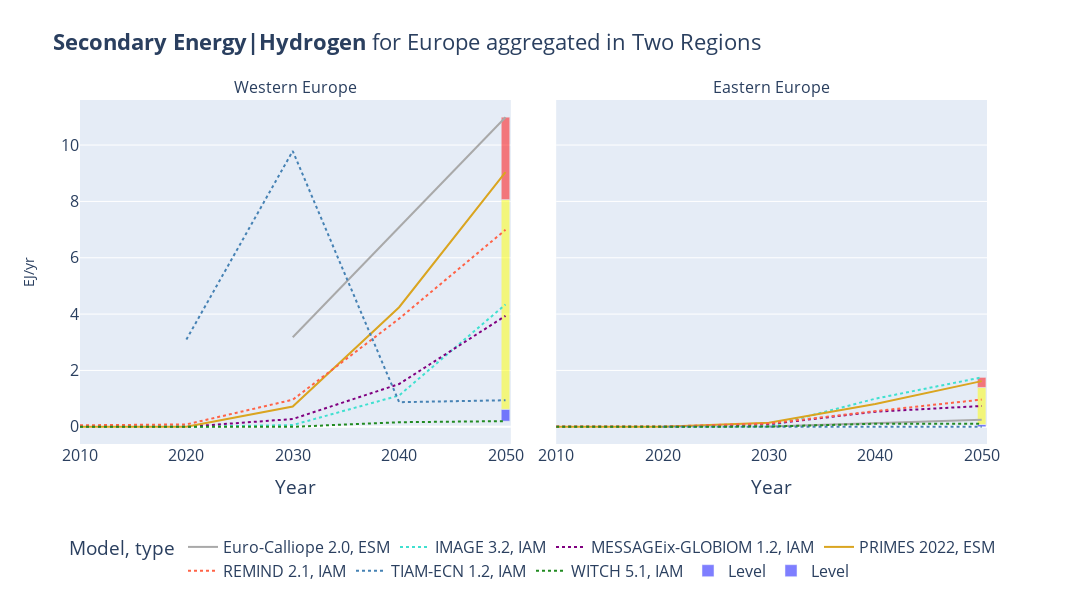
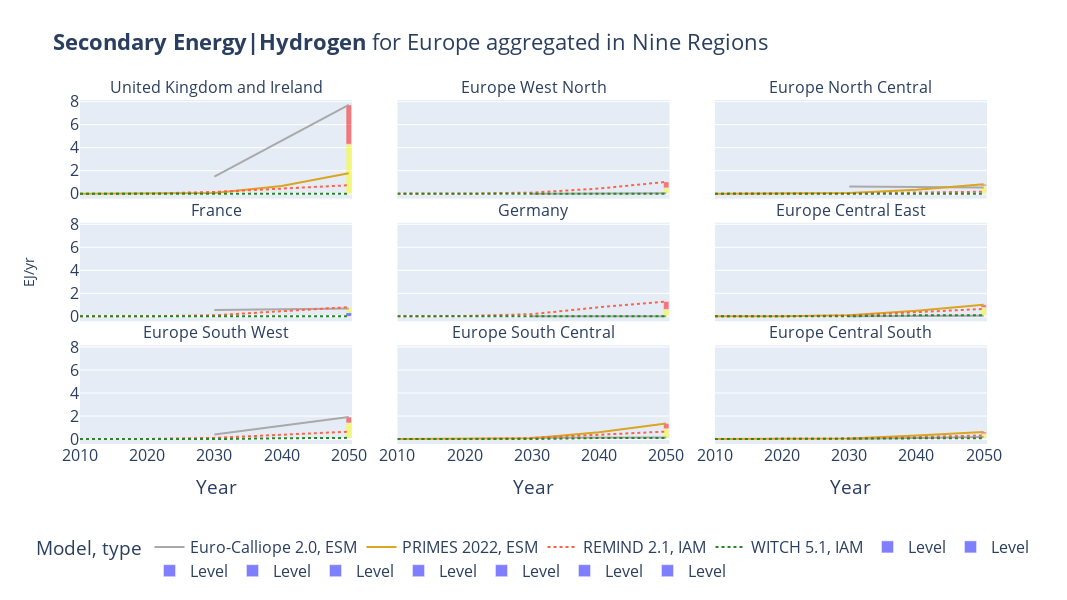
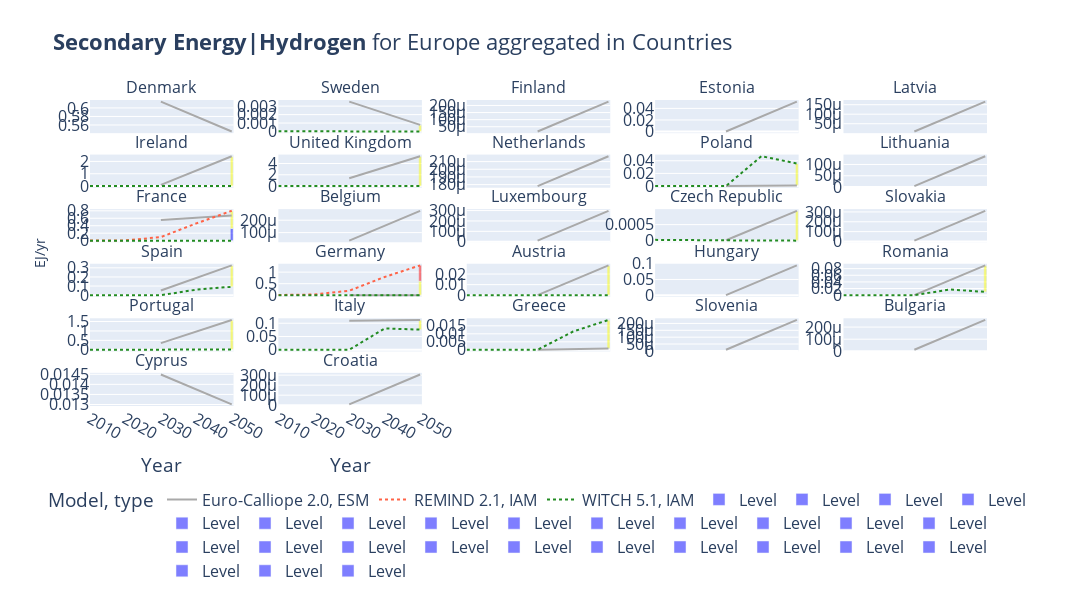

Here is the notebook cell these charts were saved with, in order:
### Markdown cell above
### Create plots and tables

### Code cell
table_dic = {}
for agg_reg in dic_model_reg:
    for r in dic_model_reg[agg_reg]:
        table_dic[r] = pd.DataFrame(index=wp1_models)

# sel_variables = ['Secondary Energy|Electricity|Solar|PV', 'Capital Cost|Electricity|Solar|PV']
# for c in sel_variables:

# for c in common_variables:
#     print(c)
c = 'Secondary Energy|Hydrogen'
v_path_str = c.replace('|', '_')
for d in dic_model_reg:
    # d='Nine Regions'

    n_plots = len(dic_model_reg[d].keys())
    if n_plots==2:
        n =2
    else:
        n =  round(n_plots**(1/2))

    df = pd.DataFrame()
    yrs = {'2050': [2050], '10 year steps': [2010,2020,2030,2040,2050]}

    for r in dic_model_reg[d]:
        modls = list(dic_model_reg[d][r])
        number_of_model_regions = []
        for m in list(dic_model_reg[d][r].keys()):
            number_of_model_regions.append(len(dic_model_reg[d][r][m]))
        max_n_regs = max(number_of_model_regions)
        list_model_reg_str, dic_model_reg_str = model_regions_str(dic_model_reg[d][r])

        for m in dic_reg_double_reported:
            list_model_reg_str = filter_double_countries(list_model_reg_str, m, dic_reg_double_reported[m])

        df = pd.concat([df, df_plot(df_common_variables, modls, yrs['10 year steps'], c, r, list_model_reg_str)])
        
    if not df.empty:
        if any(t in c for t in ('Cost', 'Life', 'Efficiency')):
            df_plots = df.groupby(['model', 'year', 'agg_region']).mean()
        else:  
            df_plots = df.groupby(['model', 'year', 'agg_region']).sum()
        df_plots = df_plots.reset_index()
        df_plots.loc[df_plots['model'].isin(model_type['IAM']), 'type'] = 'IAM'
        df_plots.loc[df_plots['model'].isin(model_type['ESM']), 'type'] = 'ESM'
        plot_colors = get_model_colors(list(df_plots['model'].unique()))

        agg_region = []
        for r in dic_harm_reg[d]:
            if r in df_plots['agg_region'].unique():
                agg_region.append(r)

        fig = px.line(
            df_plots, 
            x='year', y='value', 
            facet_col='agg_region', facet_col_wrap=n, facet_col_spacing=0.05,
            title='<b>'+c+'</b>'+' for Europe aggregated in '+d,
            color='model',
            line_dash='type',
            color_discrete_sequence=plot_colors,
            labels={'model': 'Model', 'year': "Year", 'license': 'License:'},
            category_orders= {"agg_region": agg_region},
            height=600, width=1067
            )
        
        if d=='Countries':
            fig.update_yaxes(matches=None, showticklabels=True)
        for axis in fig.layout:
            if type(fig.layout[axis]) == go.layout.YAxis:
                fig.layout[axis].title.text = ''

        fig.update_layout(
            # keep the original annotations and add a list of new annotations:
            annotations = list(fig.layout.annotations) + 
            [go.layout.Annotation(
                    x=-0.07,
                    y=0.5,
                    font=dict(
                        size=14
                    ),
                    showarrow=False,
                    text=df['unit'].unique()[0],
                    textangle=-90,
                    xref="paper",
                    yref="paper"
                )
            ]
        )
        fig.update_layout(legend=dict(
            orientation="h",
            yanchor="top",
            y=-0.25,
            xanchor="center",
            x=0.5
        ))
        fig.update_layout(
            font = dict(
                size=16
            )
        )
        fig.for_each_annotation(lambda a: a.update(text=a.text.split("=")[-1]))


        if n_plots>2:
            row = math.ceil(n_plots**(1/2))
        else:
            row = 1
        col = 1
        for p in agg_region:
            
            if not df_plots[(df_plots['year']==2050)&(df_plots['agg_region']==p)].empty:
                median, standev, maxi, mini = get_var_stats(df_plots[(df_plots['year']==2050)&(df_plots['agg_region']==p)])
                
                if (median-standev-mini) >0:
                    low = median-standev-mini
                else:
                    low = 0

                if ((median-standev) > mini)&((median+standev) < maxi):
                    medium = 2*standev
                elif (median+standev) < maxi:
                    medium = (median-mini)+standev
                elif (median-standev) > mini:
                    medium = (maxi-median)+standev
                else:
                    medium = maxi-mini
                
                if maxi-standev > median:
                    high = maxi-median-standev
                else:
                    high = 0
                y = [low, medium, high]

                base_mini = mini
                if median-standev>mini:
                    base_medium = median-standev
                else:
                    base_medium = mini
                if median+standev<maxi:
                    base_high = median+standev
                else:
                    base_high = maxi    
                base = [base_mini, base_medium, base_high]
                fig.add_trace( 
                    go.Bar(
                        x = [2050, 2050, 2050],
                        y = y,
                        base = base,
                        marker_color= ['blue', 'yellow', 'red'],
                        opacity=0.5,
                        name='Level'
                    ),
                    row=row,
                    col=col
                )
                if col < n:
                    col += 1
                else:
                    col = 1
                    row -= 1

            new_col = df_plots[(df_plots['year']==2050)&(df_plots['agg_region']==p)]
            new_col = new_col.set_index('model')
            new_col = new_col.rename(columns={'value': c})
            if not new_col.empty:
                if not c in table_dic[p]:
                    table_dic[p] = pd.concat([table_dic[p], new_col[c]], axis=1)
            # levels = ['low', 'medium', 'high']
            # conditions = [
            #     (new_col['value']<(median-standev)),
            #     (new_col['value']>=(median-standev))&((new_col['value']<(median+standev))),
            #     (new_col['value']>=(median+standev))
            # ]

            # new_col[c] = np.select(conditions, levels)

    fig.show()

        # path_html = os.path.join(path_dic, v_path_str+'-'+d+'.html')
        # fig.write_html(path_html)
        # path_png = os.path.join(path_dic,v_path_str+'-'+d+'.png')
        # fig.write_image(path_png) #, scale=2)
